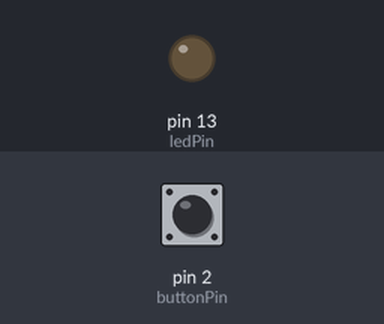
This sketch was run on a simulated Arduino Uno, built with avr-gcc and run on an emulated ATmega328P. On the bench: output pins drawn as LEDs (lit = HIGH). The inputs (shaded band) are chosen by the test bench; at power-on: pin 2 (buttonPin) LOW.

Above: at 1.2 s.
1.3 s: pin 2 (buttonPin) pulled HIGH for 0.15 s
At 2.5 s:
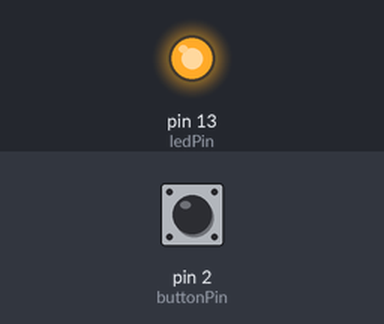
2.9 s: pin 2 (buttonPin) pulled HIGH for 1 s
At 3.7 s:
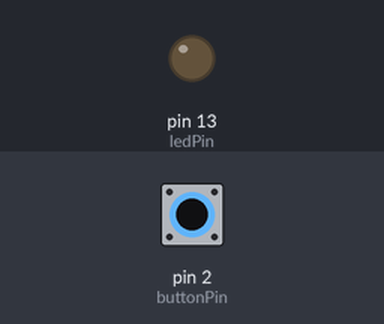
5.4 s: pin 2 (buttonPin) pulled HIGH for 3.2 s
At 6.9 s:
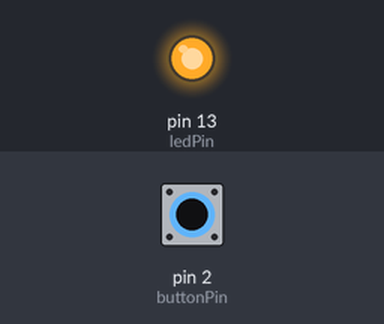
Timing chart, 0 to 8.4 s (numbered marks = the images above; inputs shaded):
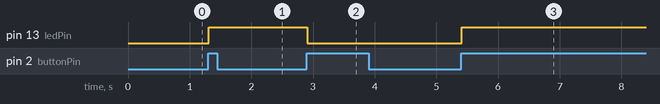

The sketch:

Boton.ino
```cpp
// (licence header left out)
// Encendido y apagado de un boton

const int buttonPin = 2;
const int ledPin = 13;

bool ledState = false; // Estado inicial del led
bool ButtonState = LOW; // Estado inicial del boton
bool lastReading = LOW; // ultima lectura del pin

unsigned long  lastDebounceTime = 0;
const unsigned long  debounceDelay = 10 ; // Delay de 50ms


void setup()
{
 pinMode(buttonPin,INPUT);  // Establecemos si los pines son de entrada o salida (entrada)
 pinMode(ledPin,OUTPUT);  // (salida)
 digitalWrite(ledPin,ledState);
}

void loop()
{
 int reading = digitalRead(buttonPin);

 // Antirrebote
 // comparamos la señal del pin de entrada con el tiempo del boton
 if(reading != lastReading)
 {
  lastDebounceTime = millis();
 }

 // si ya paso el tiempo de debounce
 if((millis()-lastDebounceTime)>debounceDelay)
{
  // si el estado ESTABLE cambio
 if (reading != ButtonState){
  ButtonState = reading;

  if (ButtonState == HIGH){
    ledState = !ledState;
    digitalWrite(ledPin,ledState);
  }
 }
}


lastReading = reading;

}
```

Measured:
- after the input at 1.3 s, pin 13 (ledPin): LOW → HIGH at once
- after the input at 2.9 s, pin 13 (ledPin): HIGH → LOW at once
- after the input at 5.4 s, pin 13 (ledPin): LOW → HIGH at once
